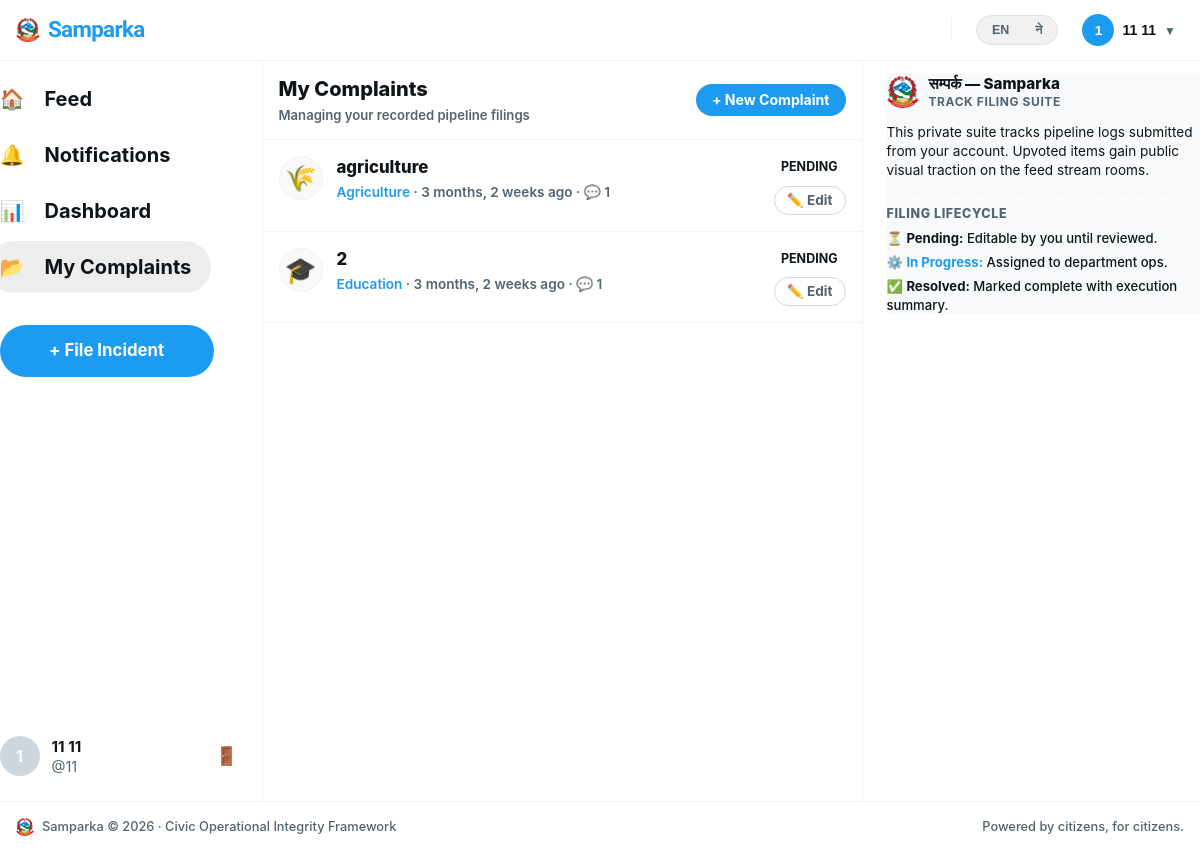
The page /complaints/my/ (signed in) on the database its author committed.
### accounts/models.py (models this page shows, shortened)
class User(AbstractUser):
    avatar = models.ImageField(upload_to='avatars/', null=True, blank=True)
    bio = models.TextField(max_length=300, blank=True)
    district = models.CharField(max_length=100, blank=True)
    ward = models.CharField(max_length=100, blank=True)
    phone = models.CharField(max_length=15, blank=True)
    is_verified = models.BooleanField(default=False)
    role = models.CharField(          # ← now inside the class
        max_length=20,
        choices=ROLE_CHOICES,
        default="user"
    )
    @property
    def display_name(self):
        if self.first_name:
            return f"{self.first_name} {self.last_name}".strip()
        return self.username

### complaints/models.py (models this page shows, shortened)
class Complaint(models.Model):
    STATUS_PENDING = 'pending'
    STATUS_VERIFIED = 'verified'
    STATUS_IN_PROGRESS = 'in_progress'
    STATUS_SOLVED = 'solved'
    STATUS_REJECTED = 'rejected'
    STATUS_CHOICES = [
        (STATUS_PENDING, _('Pending')),
        (STATUS_VERIFIED, _('Verified')),
        (STATUS_IN_PROGRESS, _('In Progress')),
        (STATUS_SOLVED, _('Solved')),
        (STATUS_REJECTED, _('Rejected')),
    ]
    STATUS_COLORS = {
        STATUS_PENDING: '#F59E0B',
        STATUS_VERIFIED: '#3B82F6',
        STATUS_IN_PROGRESS: '#8B5CF6',
        STATUS_SOLVED: '#10B981',
        STATUS_REJECTED: '#EF4444',
    }
    PRIORITY_CHOICES = [
        ('low', _('Low')),
        ('medium', _('Medium')),
        ('high', _('High')),
        ('urgent', _('Urgent')),
    ]
    priority = models.CharField(max_length=10, choices=PRIORITY_CHOICES, default='medium')
    due_date = models.DateField(null=True, blank=True)
    author = models.ForeignKey(settings.AUTH_USER_MODEL, on_delete=models.CASCADE, related_name='complaints')
    department = models.ForeignKey(Department, on_delete=models.SET_NULL, null=True, related_name='complaints')
    title = models.CharField(max_length=200)
    description = models.TextField()
    status = models.CharField(max_length=20, choices=STATUS_CHOICES, default=STATUS_PENDING)
    location_name = models.CharField(max_length=200, blank=True, help_text='Human readable location name')
    latitude = models.DecimalField(max_digits=9, decimal_places=6, null=True, blank=True)
    longitude = models.DecimalField(max_digits=9, decimal_places=6, null=True, blank=True)
    upvotes = models.ManyToManyField(settings.AUTH_USER_MODEL, through='Vote', related_name='voted_complaints', blank=True)
    view_count = models.PositiveIntegerField(default=0)
    admin_note = models.TextField(blank=True, help_text='Internal note from admin (not shown to public)')
    is_anonymous = models.BooleanField(default=False)
    created_at = models.DateTimeField(auto_now_add=True)
    updated_at = models.DateTimeField(auto_now=True)
    class Meta:
        ordering = ['-created_at']
    def get_absolute_url(self):
        return reverse('complaints:detail', kwargs={'pk': self.pk})
    @property
    def comment_count(self):
        return self.comments.filter(is_approved=True).count()

### departments/models.py (models this page shows, shortened)
class Department(models.Model):
    name = models.CharField(
        max_length=100,
        unique=True
    )
    name_ne = models.CharField(
        max_length=100,
        blank=True,
        help_text='Nepali name of the department (optional)'
    )
    slug = models.SlugField(
        unique=True
    )
    description = models.TextField(
        blank=True
    )
    icon = models.CharField(
        max_length=50,
        default='🏛️',
        help_text='Emoji icon for the department'
    )
    color = models.CharField(
        max_length=7,
        default='#3B82F6',
        help_text='Hex color for department badge'
    )
    is_active = models.BooleanField(
        default=True
    )
    created_at = models.DateTimeField(
        auto_now_add=True
    )
    class Meta:
        ordering = ['name']
    @property
    def display_name(self):
        if get_language() == 'ne' and self.name_ne:
            return self.name_ne
        return self.name

### complaints/views.py (the view)
# urls.py: path('my/', views.my_complaints, name='my_complaints'),
@login_required
def my_complaints(request):
    complaints = request.user.complaints.select_related('department').order_by('-created_at')
    return render(request, 'complaints/my_complaints.html', {'complaints': complaints})

### complaints/templates/complaints/my_complaints.html (shortened to what this page needs)
{% extends 'base.html' %}
{% load humanize %}
{% load i18n %}
{% block content %}
<div class="x-workspace-container">
 <aside class="x-panel-left">
    <div class="x-sticky-scroll-box">
      <nav class="x-v-nav">
  <a href="{% url 'complaints:feed' %}"
     class="x-v-link {% if request.resolver_match.url_name == 'feed' %}active{% endif %}">
    <span class="x-v-icon">🏠</span>
    <span class="x-v-label">{% trans "Feed" %}</span>
  </a>
  <a href="{% url 'accounts:notifications' %}"
     class="x-v-link {% if request.resolver_match.url_name == 'notifications' %}active{% endif %}">
    <span class="x-v-icon" style="position:relative;">
      🔔
    </span>
    <span class="x-v-label">{% trans "Notifications" %}</span>
  </a>
  {% if user.is_authenticated %}
    <a href="{% url 'accounts:role_redirect' %}"
       class="x-v-link {% if request.resolver_match.url_name == 'user_dashboard' %}active{% endif %}">
      <span class="x-v-icon">📊</span>
      <span class="x-v-label">{% trans "Dashboard" %}</span>
    </a>
    <a href="{% url 'complaints:my_complaints' %}"
       class="x-v-link {% if request.resolver_match.url_name == 'my_complaints' %}active{% endif %}">
      <span class="x-v-icon">📂</span>
      <span class="x-v-label">{% trans "My Complaints" %}</span>
    </a>
  {% endif %}
</nav>
      {% if user.is_authenticated %}
        <div style="padding: 0 12px; margin-top: 16px;">
          <a href="{% url 'complaints:create' %}" class="x-v-post-btn" style="text-decoration: none; text-align: center; display: block;">
            + {% trans "File Incident" %}
          </a>
        </div>
      {% endif %}
        {% if user.is_authenticated %}
      <div class="x-v-profile-anchor">
        <a href="{% url 'accounts:profile' username=user.username %}" class="x-v-profile-info" style="text-decoration:none;">
          {% if user.avatar %}
            <img src="{{ user.avatar.url }}" class="complaint-author-avatar" />
          {% else %}
            <span class="complaint-author-avatar">{{ user.username|first|upper }}</span>
          {% endif %}
          <div class="x-v-profile-text">
            <span class="x-v-display-name">{{ user.display_name|default:user.username }}</span>
            <span class="x-v-username">@{{ user.username }}</span>
          </div>
        </a>
        <a href="{% url 'accounts:logout' %}" class="x-v-logout-trigger" title="{% trans 'Log Out' %}" style="text-decoration:none;">🚪</a>
      </div>
      {% endif %}
    </div>
  </aside>
  <main class="x-panel-center">
    <div style="border-bottom: 1px solid var(--border-color); padding: 14px 16px; display: flex; align-items: center; justify-content: space-between; sticky-top: 0; background: rgba(255,255,255,0.85); backdrop-filter: blur(8px); z-index: 10;">
      <div>
        <h1 style="font-size: 1.25rem; font-weight: 800; color: var(--text-main); margin: 0; font-family: var(--font-stack);">{% trans "My Complaints" %}</h1>
        <span style="font-size: 0.82rem; color: var(--text-muted); font-weight: 600;">{% trans "Managing your recorded pipeline filings" %}</span>
      </div>
      <a href="{% url 'complaints:create' %}" class="x-v-post-btn" style="margin-top:0 !important; width: auto !important; padding: 6px 16px !important; font-size: 0.88rem !important; text-decoration: none;">{% trans "+ New Complaint" %}</a>
    </div>
    <div class="my-list">
      {% for complaint in complaints %}
      <div class="my-item" style="border-bottom: 1px solid var(--border-color); padding: 16px; display: flex; gap: 14px; align-items: flex-start; transition: background 0.2s;" onmouseover="this.style.backgroundColor='rgba(0,0,0,0.01)'" onmouseout="this.style.backgroundColor='transparent'">
        {% if complaint.department %}
        <span style="font-size: 1.6rem; background: var(--bg-subtle); border-radius: 50%; padding: 8px; width: 44px; height: 44px; display: inline-flex; align-items: center; justify-content: center; border: 1px solid var(--border-color);">
          {{ complaint.department.icon }}
        </span>
        {% else %}
        <span style="font-size: 1.6rem; background: var(--bg-subtle); border-radius: 50%; padding: 8px; width: 44px; height: 44px; display: inline-flex; align-items: center; justify-content: center; border: 1px solid var(--border-color);">
          📁
        </span>
        {% endif %}
        <div class="my-item-main" style="flex: 1; display: flex; flex-direction: column; gap: 4px;">
          <div class="my-item-title">
            <a href="{{ complaint.get_absolute_url }}" style="font-size: 1.05rem; font-weight: 800; color: var(--text-main); text-decoration: none; line-height: 1.3;">
              {{ complaint.title }}
            </a>
          </div>
          <div class="my-item-meta" style="font-size: 0.85rem; color: var(--text-muted); font-weight: 600;">
            <span style="color: var(--accent-blue);">{{ complaint.department.display_name|default:"General / No Department" }}</span>
            &middot; <span>{{ complaint.created_at|naturaltime }}</span>
            &middot; <span>💬 {{ complaint.comment_count }}</span>
          </div>
        </div>
        <div style="display: flex; flex-direction: column; align-items: flex-end; gap: 8px;">
          <span class="status-badge status-{{ complaint.status }}" style="font-weight: 700; font-size: 0.78rem;">
            {{ complaint.get_status_display }}
          </span>
          {% if complaint.status == 'pending' %}
          <a href="{% url 'complaints:edit' pk=complaint.pk %}" class="x-pill-action-btn" style="border: 1px solid #cfd9de; padding: 4px 12px !important; text-decoration: none; font-size: 0.8rem; font-weight: 700;">
            ✏️ {% trans "Edit" %}
          </a>
          {% endif %}
        </div>
      </div>
      {% endfor %}
    </div>
  </main>
  <aside class="x-panel-right">
    <div class="x-sticky-scroll-box">
      <div class="x-right-sidebar-block" style="background-color: var(--bg-subtle);">
        <div style="display: flex; align-items: center; gap: 10px; margin-bottom: 12px;">
          <img src="/media/complaints/images/nepal-emblem.png" alt="{% trans 'Nepal Emblem' %}" style="width: 32px; height: auto; object-fit: contain;" />
          <div>
            <div style="font-size: 0.95rem; font-weight: 800; color: var(--text-main);">{% trans "सम्पर्क — Samparka" %}</div>
            <div style="font-size: 0.75rem; font-weight: 700; color: var(--text-muted); text-transform: uppercase; letter-spacing: 0.05em;">{% trans "Track Filing Suite" %}</div>
          </div>
        </div>
        <p style="font-size: 0.85rem; color: var(--text-main); line-height: 1.4; margin: 0 0 12px 0;">{% trans "This private suite tracks pipeline logs submitted from your account. Upvoted items gain public visual traction on the feed stream rooms." %}</p>
        <div style="border-top: 1px dashed var(--border-color); margin-bottom: 12px;"></div>
        <div style="font-size: 0.78rem; font-weight: 800; color: var(--text-muted); text-transform: uppercase; letter-spacing: 0.05em; margin-bottom: 6px;">{% trans "Filing Lifecycle" %}</div>
        <ul style="margin: 0; padding: 0; list-style: none; display: flex; flex-direction: column; gap: 6px; font-size: 0.82rem; color: var(--text-main); font-weight: 500;">
          <li>⏳ <strong style="color:var(--accent-orange);">Pending:</strong> {% trans "Editable by you until reviewed." %}</li>
          <li>⚙️ <strong style="color:var(--accent-blue);">In Progress:</strong> {% trans "Assigned to department ops." %}</li>
          <li>✅ <strong style="color:var(--accent-green);">Resolved:</strong> {% trans "Marked complete with execution summary." %}</li>
        </ul>
      </div>
    </div>
  </aside>
</div>
{% endblock %}

### templates/base.html (shortened to what this page needs)
<!DOCTYPE html>
<html lang="{{ LANGUAGE_CODE }}">
<head>
  {% load static %}
  {% load i18n %}
  <link rel="stylesheet" href="https://unpkg.com/leaflet@1.9.4/dist/leaflet.css" />
  <link rel="stylesheet" href="{% static 'css/main.css' %}?v=105" />
  <link rel="stylesheet" href="{% static 'css/footer.css' %}?v=105" />
</head>
<body>
{% get_current_language as CURRENT_LANGUAGE %}
<div class="x-app-wrapper" style="display: flex; flex-direction: column; min-height: 100vh;">
  <header class="x-global-header">
    <div class="x-header-inner">
<a href="{% url 'complaints:feed' %}" class="x-header-brand" style="text-decoration: none; display: flex; align-items: center; gap: 8px;">
  <img src="/media/complaints/images/nepal-emblem.png" alt="{% trans 'Nepal Emblem' %}" width="24" height="24" style="object-fit: contain;">
  <span class="x-brand-text" style="font-family: 'Sora', sans-serif; font-weight: 800; font-size: 1.4rem; letter-spacing: -0.03em; color: var(--accent-blue, #1d9bf0);">
    {% if CURRENT_LANGUAGE == 'ne' %}सम्पर्क{% else %}Samparka{% endif %}
  </span>
</a>
      <div class="x-header-links">
        <div class="x-header-actions-group">
          <form action="{% url 'set_language' %}" method="post" class="lang-switch" id="lang-form-auth">
  <input type="hidden" name="language" id="lang-input-auth" value="{% get_current_language as CURRENT_LANGUAGE %}{{ CURRENT_LANGUAGE }}">
  <div class="lang-toggle">
    <button type="button" class="lang-option {% if CURRENT_LANGUAGE == 'en' %}active{% endif %}" onclick="switchLanguage(this, 'en')">EN</button>
    <button type="button" class="lang-option {% if CURRENT_LANGUAGE == 'ne' %}active{% endif %}" onclick="switchLanguage(this, 'ne')">ने</button>
  </div>
</form>
          {% if user.is_authenticated %}
            <div class="nav-user-menu">
              <button class="nav-user-btn" onclick="toggleUserMenu(this, event)" style="background: none; border: none; display: flex; align-items: center; gap: 8px; cursor: pointer; padding: 4px 8px; border-radius: 999px; transition: background 0.2s;" onmouseover="this.style.background='var(--bg-subtle)'" onmouseout="this.style.background='none'">
                {% if user.avatar %}
                  <img src="{{ user.avatar.url }}" alt="{{ user.username }}" style="width: 32px; height: 32px; border-radius: 50%; object-fit: cover; border: 1px solid var(--border-color);" />
                {% else %}
                  <span style="width: 32px; height: 32px; border-radius: 50%; background: var(--accent-blue, #1d9bf0); display: inline-flex; align-items: center; justify-content: center; font-weight: 800; color: #ffffff; font-size: 0.85rem;">{{ user.username|first|upper }}</span>
                {% endif %}
                <span class="nav-username" style="font-weight: 700; font-size: 0.88rem; color: var(--text-main, #0f1419); max-width: 110px; overflow: hidden; text-overflow: ellipsis; white-space: nowrap;">{{ user.display_name }}</span>
                <span style="font-size: 0.75rem; color: var(--text-muted); padding-top: 2px;">▼</span>
              </button>
            </div>
          {% endif %}
        </div>
      </div>
    </div>
  </header>
  <main class="main-content" style="flex: 1 0 auto; display: flex; flex-direction: column;">
    {% block content %}{% endblock %}
  </main>
  <footer class="footer" style="background-color: #ffffff; border-top: 1px solid var(--border-color, #eff3f4); padding: 16px 0; flex-shrink: 0;">
    <div class="container footer-inner" style="max-width: 1250px; margin: 0 auto; padding: 0 16px; display: flex; align-items: center; justify-content: space-between; font-size: 0.8rem; color: var(--text-muted, #536471);">
      <div style="display: flex; align-items: center; gap: 8px;">
        <img src="/media/complaints/images/nepal-emblem.png" alt="{% trans 'Nepal Emblem' %}" width="18" height="18" style="object-fit: contain;">
        <span style="font-weight: 500;">Samparka &copy; 2026 &middot; {% trans "Civic Operational Integrity Framework" %}</span>
      </div>
      <div style="font-weight: 500;">{% trans "Powered by citizens, for citizens." %}</div>
    </div>
  </footer>
</div>
</body>
</html>

### rows shown on the page
User: username|first "1", display_name "11 11", username "11"
Complaint: department.icon "🌾", title "agriculture", department.display_name "Agriculture", created_at "3 months, 2 weeks ago", comment_count "1", status "PENDING"
Complaint: department.icon "🎓", title "2", department.display_name "Education", created_at "3 months, 2 weeks ago", comment_count "1", status "PENDING"
